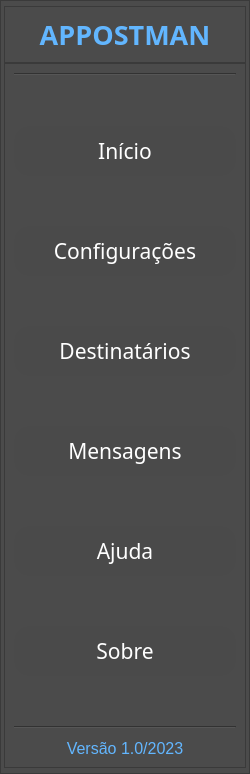
     <widget class="QFrame" name="left_container">
      <property name="sizePolicy">
       <sizepolicy hsizetype="Expanding" vsizetype="Preferred">
        <horstretch>0</horstretch>
        <verstretch>0</verstretch>
       </sizepolicy>
      </property>
      <property name="minimumSize">
       <size>
        <width>0</width>
        <height>0</height>
       </size>
      </property>
      <property name="maximumSize">
       <size>
        <width>0</width>
        <height>16777215</height>
       </size>
      </property>
      <property name="styleSheet">
       <string notr="true">background-color: rgb(75, 75, 75);
</string>
      </property>
      <property name="frameShape">
       <enum>QFrame::StyledPanel</enum>
      </property>
      <property name="frameShadow">
       <enum>QFrame::Raised</enum>
      </property>
      <layout class="QVBoxLayout" name="verticalLayout_2">
       <property name="spacing">
        <number>0</number>
       </property>
       <property name="leftMargin">
        <number>3</number>
       </property>
       <property name="topMargin">
        <number>5</number>
       </property>
       <property name="rightMargin">
        <number>3</number>
       </property>
       <property name="bottomMargin">
        <number>5</number>
       </property>
       <item>
        <widget class="QFrame" name="frame">
         <property name="frameShape">
          <enum>QFrame::StyledPanel</enum>
         </property>
         <property name="frameShadow">
          <enum>QFrame::Raised</enum>
         </property>
         <layout class="QHBoxLayout" name="horizontalLayout_4">
          <item>
           <widget class="QLabel" name="label_3">
            <property name="font">
             <font>
              <family>Candara</family>
              <pointsize>20</pointsize>
              <weight>75</weight>
              <bold>true</bold>
             </font>
            </property>
            <property name="styleSheet">
             <string notr="true">color: rgb(98, 182, 255);</string>
            </property>
            <property name="text">
             <string>&lt;html&gt;&lt;head/&gt;&lt;body&gt;&lt;p align=&quot;center&quot;&gt;APPOSTMAN&lt;/p&gt;&lt;/body&gt;&lt;/html&gt;</string>
            </property>
           </widget>
          </item>
         </layout>
        </widget>
       </item>
       <item>
        <widget class="QFrame" name="frame_2">
         <property name="sizePolicy">
          <sizepolicy hsizetype="Preferred" vsizetype="Expanding">
           <horstretch>0</horstretch>
           <verstretch>0</verstretch>
          </sizepolicy>
         </property>
         <property name="font">
          <font>
           <family>Candara</family>
           <pointsize>14</pointsize>
          </font>
         </property>
         <property name="styleSheet">
          <string notr="true">background-color: rgb(75, 75, 75);</string>
         </property>
         <property name="frameShape">
          <enum>QFrame::StyledPanel</enum>
         </property>
         <property name="frameShadow">
          <enum>QFrame::Raised</enum>
         </property>
         <layout class="QVBoxLayout" name="verticalLayout_3">
          <property name="spacing">
           <number>10</number>
          </property>
          <item>
           <widget class="Line" name="line_6">
            <property name="orientation">
             <enum>Qt::Horizontal</enum>
            </property>
           </widget>
          </item>
          <item>
           <spacer name="verticalSpacer_5">
            <property name="orientation">
             <enum>Qt::Vertical</enum>
            </property>
            <property name="sizeHint" stdset="0">
             <size>
              <width>20</width>
              <height>40</height>
             </size>
            </property>
           </spacer>
          </item>
          <item>
           <widget class="QPushButton" name="btn_home">
            <property name="sizePolicy">
             <sizepolicy hsizetype="Minimum" vsizetype="Expanding">
              <horstretch>0</horstretch>
              <verstretch>0</verstretch>
             </sizepolicy>
            </property>
            <property name="minimumSize">
             <size>
              <width>222</width>
              <height>50</height>
             </size>
            </property>
            <property name="maximumSize">
             <size>
              <width>16777215</width>
              <height>60</height>
             </size>
            </property>
            <property name="font">
             <font>
              <family>Candara</family>
              <pointsize>16</pointsize>
              <weight>50</weight>
              <bold>false</bold>
             </font>
            </property>
            <property name="cursor">
             <cursorShape>PointingHandCursor</cursorShape>
            </property>
            <property name="styleSheet">
             <string notr="true">QPushButton{
background-color: rgba(0, 0, 0, 2);
color: rgb(255, 255, 255);
border-radius:15px

}

QPushButton:hover
{
background-color: rgb(255, 255, 255);
	color: rgb(0, 0, 0);
}</string>
            </property>
            <property name="text">
             <string>Início</string>
            </property>
            <property name="icon">
             <iconset>
              <normaloff>resources/appostman others icons/home.png</normaloff>resources/appostman others icons/home.png</iconset>
            </property>
            <property name="iconSize">
             <size>
              <width>33</width>
              <height>33</height>
             </size>
            </property>
           </widget>
          </item>
          <item>
           <spacer name="verticalSpacer">
            <property name="orientation">
             <enum>Qt::Vertical</enum>
            </property>
            <property name="sizeHint" stdset="0">
             <size>
              <width>20</width>
              <height>40</height>
             </size>
            </property>
           </spacer>
          </item>
          <item>
           <widget class="QPushButton" name="btn_configurations">
            <property name="sizePolicy">
             <sizepolicy hsizetype="Minimum" vsizetype="Expanding">
              <horstretch>0</horstretch>
              <verstretch>0</verstretch>
             </sizepolicy>
            </property>
            <property name="minimumSize">
             <size>
              <width>222</width>
              <height>50</height>
             </size>
            </property>
            <property name="maximumSize">
             <size>
              <width>16777215</width>
              <height>60</height>
             </size>
            </property>
            <property name="font">
             <font>
              <family>Candara</family>
              <pointsize>16</pointsize>
              <weight>50</weight>
              <bold>false</bold>
             </font>
            </property>
            <property name="cursor">
             <cursorShape>PointingHandCursor</cursorShape>
            </property>
            <property name="styleSheet">
             <string notr="true">QPushButton{
background-color: rgba(0, 0, 0, 2);
color: rgb(255, 255, 255);
border-radius:15px

}

QPushButton:hover
{
background-color: rgb(255, 255, 255);
	color: rgb(0, 0, 0);
}</string>
            </property>
            <property name="text">
             <string>Configurações</string>
            </property>
            <property name="icon">
             <iconset>
              <normaloff>resources/appostman others icons/gear.png</normaloff>resources/appostman others icons/gear.png</iconset>
            </property>
            <property name="iconSize">
             <size>
              <width>33</width>
              <height>33</height>
             </size>
            </property>
           </widget>
          </item>
          <item>
           <spacer name="verticalSpacer_2">
            <property name="orientation">
             <enum>Qt::Vertical</enum>
            </property>
            <property name="sizeHint" stdset="0">
             <size>
              <width>20</width>
              <height>40</height>
             </size>
            </property>
           </spacer>
          </item>
          <item>
           <widget class="QPushButton" name="btn_recipients">
            <property name="sizePolicy">
             <sizepolicy hsizetype="Minimum" vsizetype="Expanding">
              <horstretch>0</horstretch>
              <verstretch>0</verstretch>
             </sizepolicy>
            </property>
            <property name="minimumSize">
             <size>
              <width>222</width>
              <height>50</height>
             </size>
            </property>
            <property name="maximumSize">
             <size>
              <width>16777215</width>
              <height>60</height>
             </size>
            </property>
            <property name="font">
             <font>
              <family>Candara</family>
              <pointsize>16</pointsize>
              <weight>50</weight>
              <bold>false</bold>
             </font>
            </property>
            <property name="cursor">
             <cursorShape>PointingHandCursor</cursorShape>
            </property>
            <property name="styleSheet">
             <string notr="true">QPushButton{
background-color: rgba(0, 0, 0, 2);
color: rgb(255, 255, 255);
border-radius:15px

}

QPushButton:hover
{
background-color: rgb(255, 255, 255);
	color: rgb(0, 0, 0);
}</string>
            </property>
            <property name="text">
             <string>Destinatários</string>
            </property>
            <property name="icon">
             <iconset>
              <normaloff>resources/appostman others icons/people.png</normaloff>resources/appostman others icons/people.png</iconset>
            </property>
            <property name="iconSize">
             <size>
              <width>33</width>
              <height>33</height>
             </size>
            </property>
           </widget>
          </item>
          <item>
           <spacer name="verticalSpacer_3">
            <property name="orientation">
             <enum>Qt::Vertical</enum>
            </property>
            <property name="sizeHint" stdset="0">
             <size>
              <width>20</width>
              <height>40</height>
             </size>
            </property>
           </spacer>
          </item>
          <item>
           <widget class="QPushButton" name="btn_messages">
            <property name="sizePolicy">
             <sizepolicy hsizetype="Minimum" vsizetype="Expanding">
              <horstretch>0</horstretch>
              <verstretch>0</verstretch>
             </sizepolicy>
            </property>
            <property name="minimumSize">
             <size>
              <width>152</width>
              <height>50</height>
             </size>
            </property>
            <property name="maximumSize">
             <size>
              <width>16777215</width>
              <height>60</height>
             </size>
            </property>
            <property name="font">
             <font>
              <family>Candara</family>
              <pointsize>16</pointsize>
              <weight>50</weight>
              <bold>false</bold>
             </font>
            </property>
            <property name="cursor">
             <cursorShape>PointingHandCursor</cursorShape>
            </property>
            <property name="styleSheet">
             <string notr="true">QPushButton{
background-color: rgba(0, 0, 0, 2);
color: rgb(255, 255, 255);
border-radius:15px

}

QPushButton:hover
{
background-color: rgb(255, 255, 255);
	color: rgb(0, 0, 0);
}</string>
            </property>
            <property name="text">
             <string>Mensagens</string>
            </property>
            <property name="icon">
             <iconset>
              <normaloff>resources/appostman others icons/message.png</normaloff>resources/appostman others icons/message.png</iconset>
            </property>
            <property name="iconSize">
             <size>
              <width>33</width>
              <height>33</height>
             </size>
            </property>
           </widget>
          </item>
          <item>
           <spacer name="verticalSpacer_4">
            <property name="orientation">
             <enum>Qt::Vertical</enum>
            </property>
            <property name="sizeHint" stdset="0">
             <size>
              <width>20</width>
              <height>40</height>
             </size>
            </property>
           </spacer>
          </item>
          <item>
           <widget class="QPushButton" name="btn_help">
            <property name="sizePolicy">
             <sizepolicy hsizetype="Minimum" vsizetype="Expanding">
              <horstretch>0</horstretch>
              <verstretch>0</verstretch>
             </sizepolicy>
            </property>
            <property name="minimumSize">
             <size>
              <width>222</width>
              <height>50</height>
             </size>
            </property>
            <property name="maximumSize">
             <size>
              <width>16777215</width>
              <height>60</height>
             </size>
            </property>
            <property name="font">
             <font>
              <family>Candara</family>
              <pointsize>16</pointsize>
              <weight>50</weight>
              <bold>false</bold>
             </font>
            </property>
            <property name="cursor">
             <cursorShape>PointingHandCursor</cursorShape>
            </property>
            <property name="styleSheet">
             <string notr="true">QPushButton{
background-color: rgba(0, 0, 0, 2);
color: rgb(255, 255, 255);
border-radius:15px

}

QPushButton:hover
{
background-color: rgb(255, 255, 255);
	color: rgb(0, 0, 0);
}</string>
            </property>
            <property name="text">
             <string>Ajuda</string>
            </property>
            <property name="icon">
             <iconset>
              <normaloff>resources/appostman others icons/help.png</normaloff>resources/appostman others icons/help.png</iconset>
            </property>
            <property name="iconSize">
             <size>
              <width>33</width>
              <height>33</height>
             </size>
            </property>
           </widget>
          </item>
          <item>
           <spacer name="verticalSpacer_6">
            <property name="orientation">
             <enum>Qt::Vertical</enum>
            </property>
            <property name="sizeHint" stdset="0">
             <size>
              <width>20</width>
              <height>40</height>
             </size>
            </property>
           </spacer>
          </item>
          <item>
           <widget class="QPushButton" name="btn_about">
            <property name="minimumSize">
             <size>
              <width>222</width>
              <height>50</height>
             </size>
            </property>
            <property name="maximumSize">
             <size>
              <width>222</width>
              <height>50</height>
             </size>
            </property>
            <property name="font">
             <font>
              <family>Candara</family>
              <pointsize>16</pointsize>
             </font>
            </property>
            <property name="styleSheet">
             <string notr="true">QPushButton{
background-color: rgba(0, 0, 0, 2);
color: rgb(255, 255, 255);
border-radius:15px

}

QPushButton:hover
{
background-color: rgb(255, 255, 255);
	color: rgb(0, 0, 0);
}</string>
            </property>
            <property name="text">
             <string>Sobre</string>
            </property>
            <property name="icon">
             <iconset>
              <normaloff>resources/appostman others icons/info.png</normaloff>resources/appostman others icons/info.png</iconset>
            </property>
            <property name="iconSize">
             <size>
              <width>33</width>
              <height>33</height>
             </size>
            </property>
           </widget>
          </item>
          <item>
           <spacer name="verticalSpacer_7">
            <property name="orientation">
             <enum>Qt::Vertical</enum>
            </property>
            <property name="sizeHint" stdset="0">
             <size>
              <width>20</width>
              <height>40</height>
             </size>
            </property>
           </spacer>
          </item>
          <item>
           <widget class="Line" name="line_5">
            <property name="orientation">
             <enum>Qt::Horizontal</enum>
            </property>
           </widget>
          </item>
          <item alignment="Qt::AlignBottom">
           <widget class="QLabel" name="label_6">
            <property name="styleSheet">
             <string notr="true">color: rgb(98, 182, 255);</string>
            </property>
            <property name="text">
             <string>&lt;html&gt;&lt;head/&gt;&lt;body&gt;&lt;p align=&quot;center&quot;&gt;&lt;span style=&quot; font-size:12pt;&quot;&gt;Versão 1.0/2023&lt;/span&gt;&lt;/p&gt;&lt;/body&gt;&lt;/html&gt;</string>
            </property>
           </widget>
          </item>
         </layout>
        </widget>
       </item>
      </layout>
     </widget>
